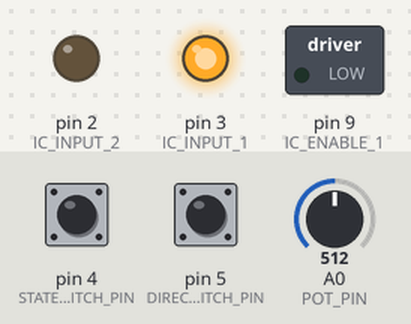
Simulated run of this sketch. Board: Arduino Uno, built with avr-gcc and run on an emulated ATmega328P. Parts: switched loads named in the sketch (green lamp = pin HIGH), output pins drawn as LEDs (lit = HIGH). Inputs (shaded band) come from the test bench; at power-on: pin 4 (STATE_SWITCH_PIN) LOW, A0 (POT_PIN) = 512, pin 5 (DIRECTION_SWITCH_PIN) LOW.

Above: at 1.2 s.
1.3 s: pin 4 (STATE_SWITCH_PIN) pulled HIGH for 0.15 s
At 2.4 s:
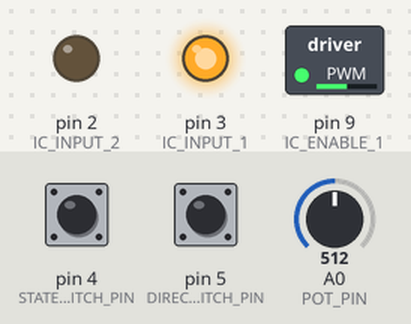
2.9 s: A0 (POT_PIN) set to 716
At 3.6 s:
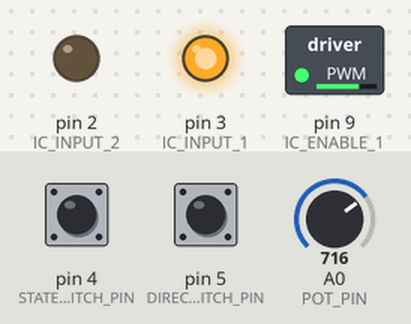
4.4 s: pin 5 (DIRECTION_SWITCH_PIN) pulled HIGH for 0.15 s
At 4.7 s:
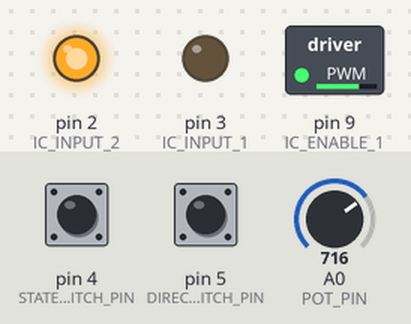
6.0 s: A0 (POT_PIN) set to 900
At 7.2 s:
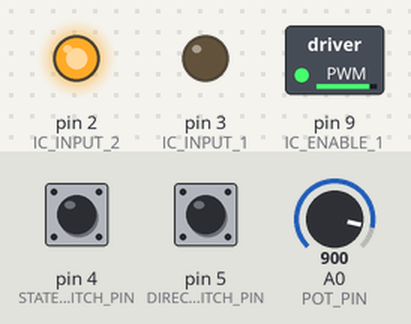
7.5 s: pin 4 (STATE_SWITCH_PIN) pulled HIGH for 1 s
At 8.3 s:
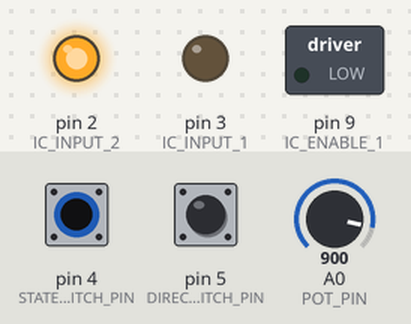
10.0 s: pin 4 (STATE_SWITCH_PIN) pulled HIGH for 3.2 s
At 11.4 s:
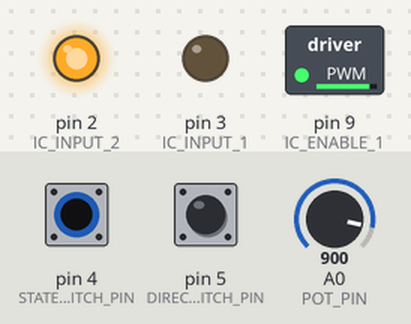
Timing chart, 0 to 13.0 s (numbered marks = the images above; inputs shaded):
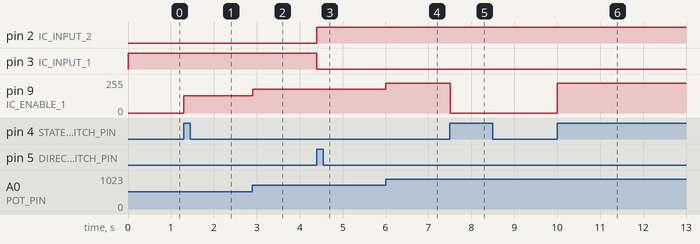

Measured:
- after the input at 1.3 s, pin 9 (IC_ENABLE_1): 0/255 → 128/255 at once
- after the input at 2.9 s, pin 9 (IC_ENABLE_1): 128/255 → 179/255 at once
- after the input at 4.4 s, pin 2 (IC_INPUT_2): LOW → HIGH at once; pin 3 (IC_INPUT_1): HIGH → LOW at once
- after the input at 6.0 s, pin 9 (IC_ENABLE_1): 179/255 → 225/255 at once
- after the input at 7.5 s, pin 9 (IC_ENABLE_1): 225/255 → 0/255 at once
- after the input at 10.0 s, pin 9 (IC_ENABLE_1): 0/255 → 225/255 at once

The sketch:

Zoetrope.ino
```cpp
byte state_switch_val = 0;
byte direction_switch_val = 0;
byte prev_state_switch_val = 0;
byte prev_direction_switch_val = 0;
byte motor_is_enabled = 0;
byte motor_direction = 0;
unsigned short motor_speed = 0;

int DIRECTION_SWITCH_PIN = 5;
int STATE_SWITCH_PIN = 4;
int IC_INPUT_1 = 3;
int IC_INPUT_2 = 2;
int IC_ENABLE_1 = 9;
int POT_PIN = A0;

void setup() {
pinMode(DIRECTION_SWITCH_PIN, INPUT);
pinMode(STATE_SWITCH_PIN, INPUT);
pinMode(IC_INPUT_1, OUTPUT);
pinMode(IC_INPUT_2, OUTPUT);
pinMode(IC_ENABLE_1, OUTPUT);

}

void loop() {
  state_switch_val = digitalRead(STATE_SWITCH_PIN);
  delay(1);
  direction_switch_val = digitalRead(DIRECTION_SWITCH_PIN);
  motor_speed = analogRead(POT_PIN) / 4;

// process the on/off state of the motor from the state switch
if (state_switch_val != prev_state_switch_val) { if (state_switch_val) {
  motor_is_enabled = !motor_is_enabled; } }

// process the direction of the motor from the direction switch
if (direction_switch_val != prev_direction_switch_val) {
  if (direction_switch_val) { motor_direction = !motor_direction; } }

// control the direction of the motor using the IC
if (motor_direction) {
  digitalWrite(IC_INPUT_1, LOW);
  digitalWrite(IC_INPUT_2, HIGH);
  } else {
    digitalWrite(IC_INPUT_1, HIGH);
    digitalWrite(IC_INPUT_2, LOW);
    }
// control the on/off state of the motor using PWM
if (motor_is_enabled) {
  analogWrite(IC_ENABLE_1, motor_speed);
  } else {
    analogWrite(IC_ENABLE_1, 0); }
// prep for next inputs
prev_state_switch_val = state_switch_val;
prev_direction_switch_val = direction_switch_val;

}
```
